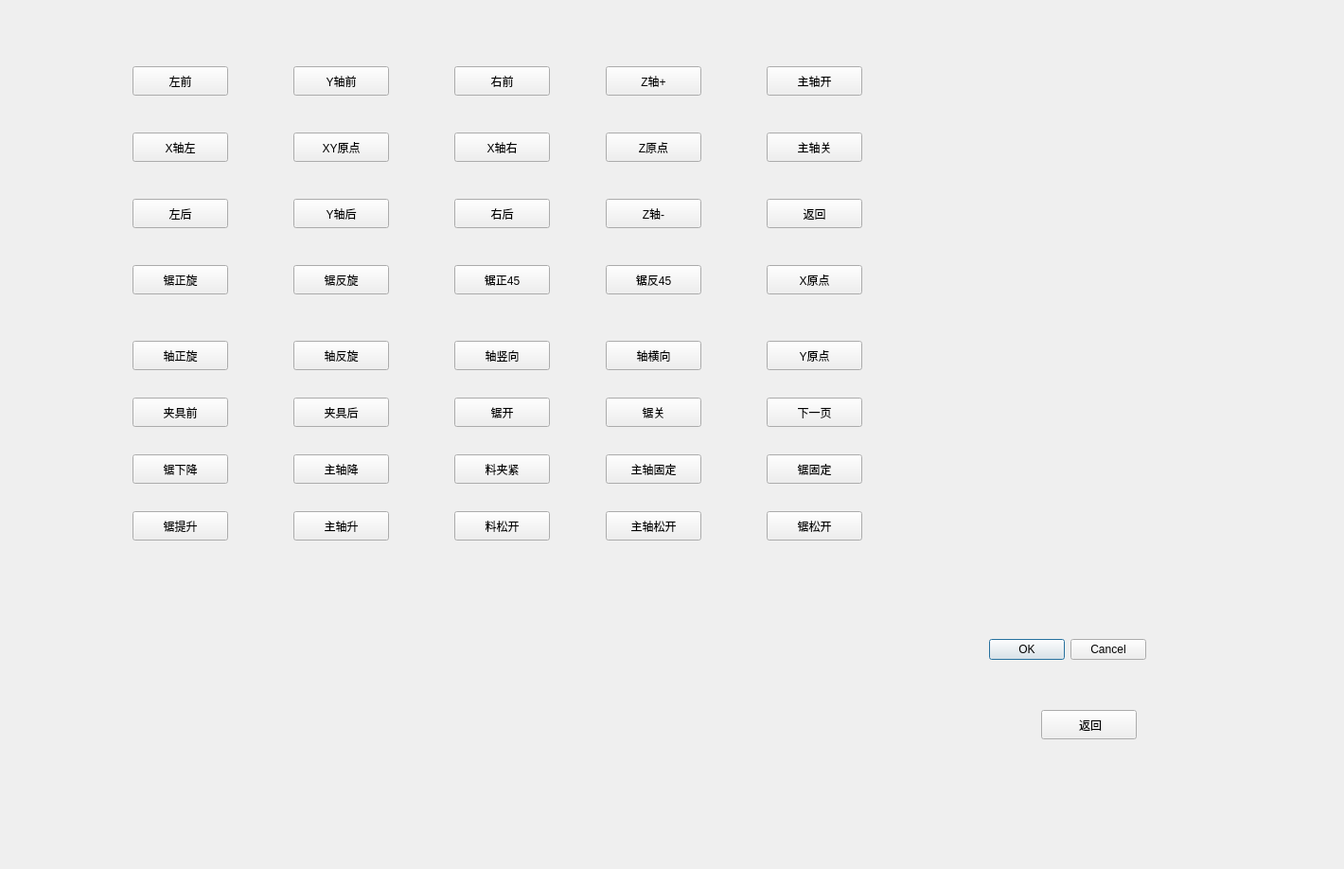
<?xml version="1.0" encoding="UTF-8"?>
<ui version="4.0">
 <class>Location</class>
 <widget class="QDialog" name="Location">
  <property name="geometry">
   <rect>
    <x>0</x>
    <y>0</y>
    <width>1420</width>
    <height>918</height>
   </rect>
  </property>
  <property name="windowTitle">
   <string>Dialog</string>
  </property>
  <widget class="QDialogButtonBox" name="buttonBox">
   <property name="geometry">
    <rect>
     <x>870</x>
     <y>670</y>
     <width>341</width>
     <height>32</height>
    </rect>
   </property>
   <property name="orientation">
    <enum>Qt::Horizontal</enum>
   </property>
   <property name="standardButtons">
    <set>QDialogButtonBox::Cancel|QDialogButtonBox::Ok</set>
   </property>
  </widget>
  <widget class="QPushButton" name="pushButton">
   <property name="geometry">
    <rect>
     <x>1100</x>
     <y>750</y>
     <width>101</width>
     <height>31</height>
    </rect>
   </property>
   <property name="text">
    <string> 返回</string>
   </property>
  </widget>
  <widget class="QPushButton" name="pushButton_2">
   <property name="geometry">
    <rect>
     <x>140</x>
     <y>70</y>
     <width>101</width>
     <height>31</height>
    </rect>
   </property>
   <property name="text">
    <string>左前</string>
   </property>
  </widget>
  <widget class="QPushButton" name="pushButton_3">
   <property name="geometry">
    <rect>
     <x>310</x>
     <y>70</y>
     <width>101</width>
     <height>31</height>
    </rect>
   </property>
   <property name="text">
    <string>Y轴前</string>
   </property>
  </widget>
  <widget class="QPushButton" name="pushButton_4">
   <property name="geometry">
    <rect>
     <x>480</x>
     <y>70</y>
     <width>101</width>
     <height>31</height>
    </rect>
   </property>
   <property name="text">
    <string>右前</string>
   </property>
  </widget>
  <widget class="QPushButton" name="pushButton_5">
   <property name="geometry">
    <rect>
     <x>640</x>
     <y>70</y>
     <width>101</width>
     <height>31</height>
    </rect>
   </property>
   <property name="text">
    <string>Z轴+</string>
   </property>
  </widget>
  <widget class="QPushButton" name="pushButton_6">
   <property name="geometry">
    <rect>
     <x>810</x>
     <y>70</y>
     <width>101</width>
     <height>31</height>
    </rect>
   </property>
   <property name="text">
    <string>主轴开</string>
   </property>
  </widget>
  <widget class="QPushButton" name="pushButton_7">
   <property name="geometry">
    <rect>
     <x>140</x>
     <y>140</y>
     <width>101</width>
     <height>31</height>
    </rect>
   </property>
   <property name="text">
    <string>X轴左</string>
   </property>
  </widget>
  <widget class="QPushButton" name="pushButton_8">
   <property name="geometry">
    <rect>
     <x>310</x>
     <y>140</y>
     <width>101</width>
     <height>31</height>
    </rect>
   </property>
   <property name="text">
    <string>XY原点</string>
   </property>
  </widget>
  <widget class="QPushButton" name="pushButton_9">
   <property name="geometry">
    <rect>
     <x>480</x>
     <y>140</y>
     <width>101</width>
     <height>31</height>
    </rect>
   </property>
   <property name="text">
    <string>X轴右</string>
   </property>
  </widget>
  <widget class="QPushButton" name="pushButton_10">
   <property name="geometry">
    <rect>
     <x>640</x>
     <y>140</y>
     <width>101</width>
     <height>31</height>
    </rect>
   </property>
   <property name="text">
    <string>Z原点</string>
   </property>
  </widget>
  <widget class="QPushButton" name="pushButton_11">
   <property name="geometry">
    <rect>
     <x>810</x>
     <y>140</y>
     <width>101</width>
     <height>31</height>
    </rect>
   </property>
   <property name="text">
    <string>主轴关</string>
   </property>
  </widget>
  <widget class="QPushButton" name="pushButton_12">
   <property name="geometry">
    <rect>
     <x>140</x>
     <y>210</y>
     <width>101</width>
     <height>31</height>
    </rect>
   </property>
   <property name="text">
    <string>左后</string>
   </property>
  </widget>
  <widget class="QPushButton" name="pushButton_13">
   <property name="geometry">
    <rect>
     <x>310</x>
     <y>210</y>
     <width>101</width>
     <height>31</height>
    </rect>
   </property>
   <property name="text">
    <string>Y轴后</string>
   </property>
  </widget>
  <widget class="QPushButton" name="pushButton_14">
   <property name="geometry">
    <rect>
     <x>480</x>
     <y>210</y>
     <width>101</width>
     <height>31</height>
    </rect>
   </property>
   <property name="text">
    <string>右后</string>
   </property>
  </widget>
  <widget class="QPushButton" name="pushButton_15">
   <property name="geometry">
    <rect>
     <x>640</x>
     <y>210</y>
     <width>101</width>
     <height>31</height>
    </rect>
   </property>
   <property name="text">
    <string>Z轴-</string>
   </property>
  </widget>
  <widget class="QPushButton" name="pushButton_16">
   <property name="geometry">
    <rect>
     <x>810</x>
     <y>210</y>
     <width>101</width>
     <height>31</height>
    </rect>
   </property>
   <property name="text">
    <string>返回</string>
   </property>
  </widget>
  <widget class="QPushButton" name="pushButton_17">
   <property name="geometry">
    <rect>
     <x>140</x>
     <y>280</y>
     <width>101</width>
     <height>31</height>
    </rect>
   </property>
   <property name="text">
    <string>锯正旋</string>
   </property>
  </widget>
  <widget class="QPushButton" name="pushButton_18">
   <property name="geometry">
    <rect>
     <x>310</x>
     <y>280</y>
     <width>101</width>
     <height>31</height>
    </rect>
   </property>
   <property name="text">
    <string>锯反旋</string>
   </property>
  </widget>
  <widget class="QPushButton" name="pushButton_19">
   <property name="geometry">
    <rect>
     <x>480</x>
     <y>280</y>
     <width>101</width>
     <height>31</height>
    </rect>
   </property>
   <property name="text">
    <string>锯正45</string>
   </property>
  </widget>
  <widget class="QPushButton" name="pushButton_20">
   <property name="geometry">
    <rect>
     <x>640</x>
     <y>280</y>
     <width>101</width>
     <height>31</height>
    </rect>
   </property>
   <property name="text">
    <string>锯反45</string>
   </property>
  </widget>
  <widget class="QPushButton" name="pushButton_21">
   <property name="geometry">
    <rect>
     <x>810</x>
     <y>280</y>
     <width>101</width>
     <height>31</height>
    </rect>
   </property>
   <property name="text">
    <string>X原点</string>
   </property>
  </widget>
  <widget class="QPushButton" name="pushButton_22">
   <property name="geometry">
    <rect>
     <x>140</x>
     <y>360</y>
     <width>101</width>
     <height>31</height>
    </rect>
   </property>
   <property name="text">
    <string>轴正旋</string>
   </property>
  </widget>
  <widget class="QPushButton" name="pushButton_23">
   <property name="geometry">
    <rect>
     <x>310</x>
     <y>360</y>
     <width>101</width>
     <height>31</height>
    </rect>
   </property>
   <property name="text">
    <string>轴反旋</string>
   </property>
  </widget>
  <widget class="QPushButton" name="pushButton_24">
   <property name="geometry">
    <rect>
     <x>480</x>
     <y>360</y>
     <width>101</width>
     <height>31</height>
    </rect>
   </property>
   <property name="text">
    <string>轴竖向</string>
   </property>
  </widget>
  <widget class="QPushButton" name="pushButton_25">
   <property name="geometry">
    <rect>
     <x>640</x>
     <y>360</y>
     <width>101</width>
     <height>31</height>
    </rect>
   </property>
   <property name="text">
    <string>轴横向</string>
   </property>
  </widget>
  <widget class="QPushButton" name="pushButton_26">
   <property name="geometry">
    <rect>
     <x>810</x>
     <y>360</y>
     <width>101</width>
     <height>31</height>
    </rect>
   </property>
   <property name="text">
    <string>Y原点</string>
   </property>
  </widget>
  <widget class="QPushButton" name="pushButton_27">
   <property name="geometry">
    <rect>
     <x>140</x>
     <y>420</y>
     <width>101</width>
     <height>31</height>
    </rect>
   </property>
   <property name="text">
    <string>夹具前</string>
   </property>
  </widget>
  <widget class="QPushButton" name="pushButton_28">
   <property name="geometry">
    <rect>
     <x>310</x>
     <y>420</y>
     <width>101</width>
     <height>31</height>
    </rect>
   </property>
   <property name="text">
    <string>夹具后</string>
   </property>
  </widget>
  <widget class="QPushButton" name="pushButton_29">
   <property name="geometry">
    <rect>
     <x>480</x>
     <y>420</y>
     <width>101</width>
     <height>31</height>
    </rect>
   </property>
   <property name="text">
    <string>锯开</string>
   </property>
  </widget>
  <widget class="QPushButton" name="pushButton_30">
   <property name="geometry">
    <rect>
     <x>640</x>
     <y>420</y>
     <width>101</width>
     <height>31</height>
    </rect>
   </property>
   <property name="text">
    <string>锯关</string>
   </property>
  </widget>
  <widget class="QPushButton" name="pushButton_31">
   <property name="geometry">
    <rect>
     <x>810</x>
     <y>420</y>
     <width>101</width>
     <height>31</height>
    </rect>
   </property>
   <property name="text">
    <string>下一页</string>
   </property>
  </widget>
  <widget class="QPushButton" name="pushButton_32">
   <property name="geometry">
    <rect>
     <x>140</x>
     <y>480</y>
     <width>101</width>
     <height>31</height>
    </rect>
   </property>
   <property name="text">
    <string>锯下降</string>
   </property>
  </widget>
  <widget class="QPushButton" name="pushButton_33">
   <property name="geometry">
    <rect>
     <x>310</x>
     <y>480</y>
     <width>101</width>
     <height>31</height>
    </rect>
   </property>
   <property name="text">
    <string>主轴降</string>
   </property>
  </widget>
  <widget class="QPushButton" name="pushButton_34">
   <property name="geometry">
    <rect>
     <x>480</x>
     <y>480</y>
     <width>101</width>
     <height>31</height>
    </rect>
   </property>
   <property name="text">
    <string>料夹紧</string>
   </property>
  </widget>
  <widget class="QPushButton" name="pushButton_35">
   <property name="geometry">
    <rect>
     <x>640</x>
     <y>480</y>
     <width>101</width>
     <height>31</height>
    </rect>
   </property>
   <property name="text">
    <string>主轴固定</string>
   </property>
  </widget>
  <widget class="QPushButton" name="pushButton_36">
   <property name="geometry">
    <rect>
     <x>810</x>
     <y>480</y>
     <width>101</width>
     <height>31</height>
    </rect>
   </property>
   <property name="text">
    <string>锯固定</string>
   </property>
  </widget>
  <widget class="QPushButton" name="pushButton_37">
   <property name="geometry">
    <rect>
     <x>140</x>
     <y>540</y>
     <width>101</width>
     <height>31</height>
    </rect>
   </property>
   <property name="text">
    <string>锯提升</string>
   </property>
  </widget>
  <widget class="QPushButton" name="pushButton_38">
   <property name="geometry">
    <rect>
     <x>310</x>
     <y>540</y>
     <width>101</width>
     <height>31</height>
    </rect>
   </property>
   <property name="text">
    <string>主轴升</string>
   </property>
  </widget>
  <widget class="QPushButton" name="pushButton_39">
   <property name="geometry">
    <rect>
     <x>480</x>
     <y>540</y>
     <width>101</width>
     <height>31</height>
    </rect>
   </property>
   <property name="text">
    <string>料松开</string>
   </property>
  </widget>
  <widget class="QPushButton" name="pushButton_40">
   <property name="geometry">
    <rect>
     <x>640</x>
     <y>540</y>
     <width>101</width>
     <height>31</height>
    </rect>
   </property>
   <property name="text">
    <string>主轴松开</string>
   </property>
  </widget>
  <widget class="QPushButton" name="pushButton_41">
   <property name="geometry">
    <rect>
     <x>810</x>
     <y>540</y>
     <width>101</width>
     <height>31</height>
    </rect>
   </property>
   <property name="text">
    <string>锯松开</string>
   </property>
  </widget>
 </widget>
 <resources/>
 <connections>
  <connection>
   <sender>buttonBox</sender>
   <signal>accepted()</signal>
   <receiver>Location</receiver>
   <slot>accept()</slot>
   <hints>
    <hint type="sourcelabel">
     <x>248</x>
     <y>254</y>
    </hint>
    <hint type="destinationlabel">
     <x>157</x>
     <y>274</y>
    </hint>
   </hints>
  </connection>
  <connection>
   <sender>buttonBox</sender>
   <signal>rejected()</signal>
   <receiver>Location</receiver>
   <slot>reject()</slot>
   <hints>
    <hint type="sourcelabel">
     <x>316</x>
     <y>260</y>
    </hint>
    <hint type="destinationlabel">
     <x>286</x>
     <y>274</y>
    </hint>
   </hints>
  </connection>
 </connections>
</ui>
